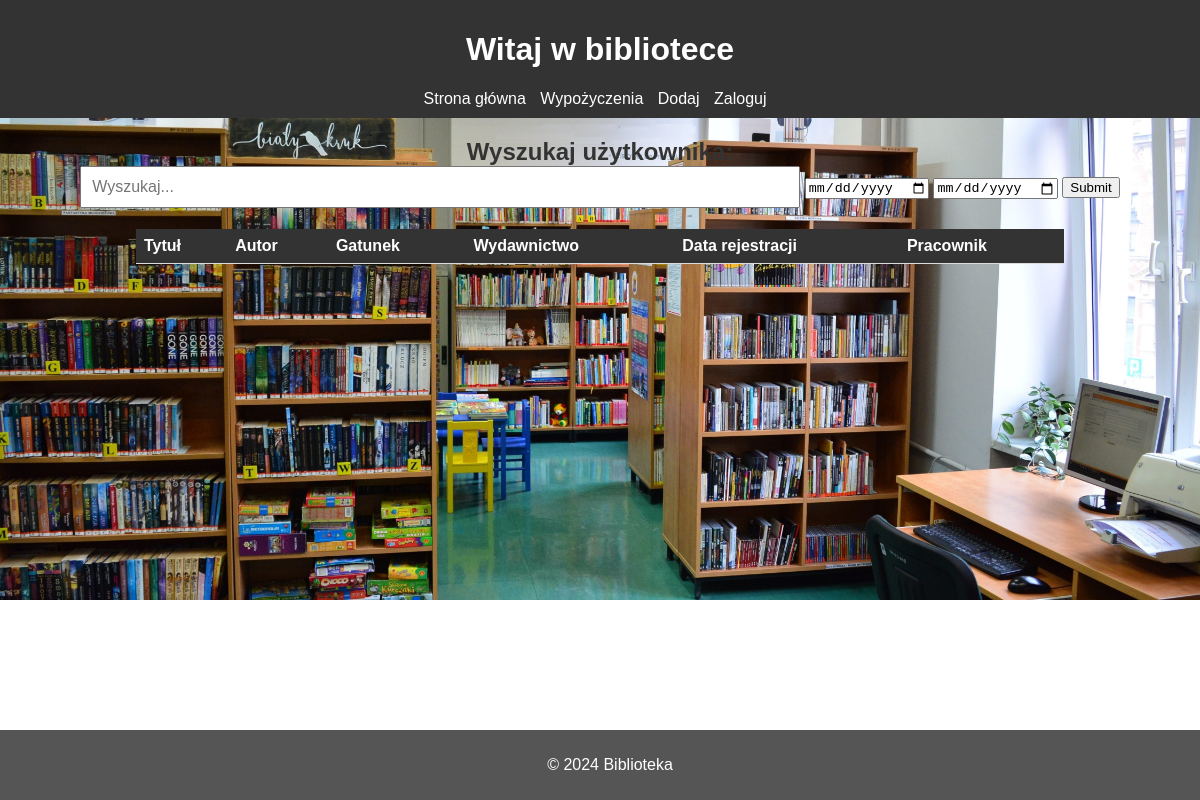
Page /registered-books on the earlier database version.
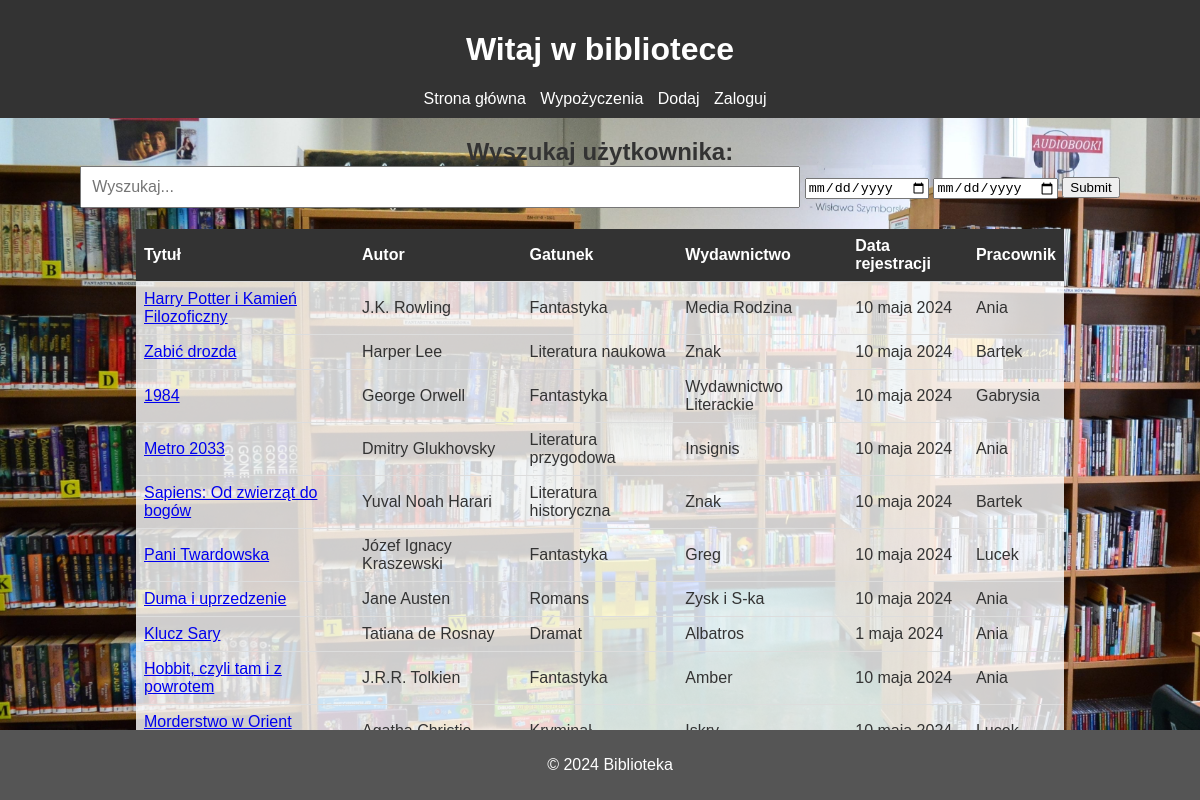
Same page on the later database version.
### bibliotekarz/models.py (models this page shows, shortened)
class Rejestracje(models.Model):
    KsiazkaID = models.ForeignKey(Ksiazki, on_delete=models.CASCADE)
    Data = models.DateField(null=False)
    PracownikID = models.ForeignKey(User, on_delete=models.CASCADE, related_name='pracownik_rejestracje')

class Ksiazki(models.Model):
    Stany = [
        ('Dostępna','Dostępna'),
        ('Wypożyczona','Wypozyczona')
    ]
    Tytul = models.CharField(max_length=100, null=False)
    Autor = models.CharField(max_length=50, null=False)
    Gatunek = models.ForeignKey(Gatunki, on_delete=models.CASCADE)
    Liczba_stron = models.IntegerField()
    Wydawnictwo = models.CharField(max_length=50)
    Rok_wydania = models.IntegerField()
    Cena = models.DecimalField(decimal_places=2, max_digits=5)
    Liczba_egzamplarzy = models.IntegerField()
    Opis = models.CharField(max_length=1000)
    Stan = models.CharField(choices=Stany, max_length=20)

class Gatunki(models.Model):
    Nazwa = models.CharField(max_length=50)
    def __str__(self) -> str:
        return self.Nazwa

### uzytkownicy/models.py (models this page shows, shortened)
class User(AbstractUser):
    choices = [(0, 'Męźczyzna'),
               (1, 'Kobieta')]
    Telefon = models.CharField(max_length=9,null=False, validators=[regex_telefon])
    Pesel = models.CharField(max_length=11, unique=True, null=False, validators=[regex_pesel, validate_pesel])
    Data_urodzenia = models.DateField(null = False)
    current_password = models.CharField(max_length=15, null=False, blank=False, validators=[password_validator])
    password_1 = models.CharField(max_length=15, null=False, blank=False, validators=[password_validator])
    password_2 = models.CharField(max_length=15, null=False, blank=False, validators=[password_validator])
    password_3 = models.CharField(max_length=15, null=False, blank=False, validators=[password_validator])
    passwords_attempts = models.IntegerField(default=0)
    Plec = models.IntegerField(choices=choices, null=False)
    Bibliotekarz = models.BooleanField(default = False)
    ManagerBiblioteki = models.BooleanField(default = False)
    utworzony = models.DateTimeField(auto_now_add=True)
    edytowany = models.DateTimeField(auto_now=True)
    is_deleted = models.BooleanField(default=False)
    is_password_changed = models.BooleanField(default=False)
    REQUIRED_FIELDS = ['Telefon', 'Pesel', 'Data_urodzenia', 'Plec']

### bibliotekarz/views.py (the view)
# urls.py: path('registered-books', viewsb.RegisteredBooksView.as_view(), name='registered-books'),
class RegisteredBooksView(ListView):
    model = Rejestracje
    template_name = 'booksRegistration.html'
    context_object_name = 'registrations'
    def get_queryset(self):
        query = self.request.GET.get('q')
        start = self.request.GET.get('start-date')
        end = self.request.GET.get('end-date')
        if query:
            registrations = Rejestracje.objects.filter(Q(KsiazkaID__Tytul__icontains=query) |
                                                       Q(KsiazkaID__Autor__icontains=query) |
                                                       Q(KsiazkaID__Gatunek__Nazwa__icontains=query) |
                                                       Q(KsiazkaID__Wydawnictwo__icontains=query) |
                                                       Q(PracownikID__username__icontains=query))
            return registrations
        elif start and end:
            registrations = Rejestracje.objects.filter(Data__gte=start, Data__lte=end)
            return registrations
        else:
            registrations = Rejestracje.objects.all()
            return registrations

### bibliotekarz/templates/booksRegistration.html (shortened to what this page needs)
<!DOCTYPE html>
{% load static %}
<html lang="en">
<head>
</head>
<body>
    <header>
        <h1>Witaj w bibliotece</h1>
        <nav>
            <ul>
                <li><a href="{% url 'home' %}">Strona główna</a></li>
                <li><a href="{% url 'rents' %}">Wypożyczenia</a></li>
                <li><a href="{% url 'register-book' %}">Dodaj</a></li>
                {% if user.is_authenticated %}
                <li><a href="{% url 'logout' %}">Wyloguj</a></li>
            {% else %}
                <li><a href="{% url 'login' %}">Zaloguj</a></li>
            {% endif %}
            </ul>
        </nav>
    </header>
    <main>
        {% if page == None %}
        <form action="" method="get">
            <label for="search">Wyszukaj użytkownika:</label>
            <br>
            <input id="search" name="q" type="text" placeholder="Wyszukaj...">
            <input type="date" id="start" name="start-date"/>
            <input type="date" id="end" name="end-date"/>
            <input type="submit" name="" id="">
        </form>
        {% endif %}
        <table>
            <tr>
                <th>Tytuł</th>
                <th>Autor</th>
                <th>Gatunek</th>
                <th>Wydawnictwo</th>
                <th>Data rejestracji</th>
                <th>Pracownik</th>
            </tr>
            {% for registration in registrations %}
            <tr>
                <td><a href="{% url 'book' registration.KsiazkaID.id %}">{{ registration.KsiazkaID.Tytul }}</a></td>
                <td>{{ registration.KsiazkaID.Autor }}</td>
                <td>{{ registration.KsiazkaID.Gatunek }}</td>
                <td>{{ registration.KsiazkaID.Wydawnictwo }}</td>
                <td>{{ registration.Data }}</td>
                <td>{{ registration.PracownikID }}</td>
            </tr>
            {% endfor %}
        </table>
    </main>
    <footer>
        <p>&copy; 2024 Biblioteka</p>
    </footer>
</body>
</html>

Differences in the rows shown:
added Rejestracje: KsiazkaID.Tytul "Harry Potter i Kamień Filozoficzny", KsiazkaID.Autor "J.K. Rowling", KsiazkaID.Gatunek "Fantastyka", KsiazkaID.Wydawnictwo "Media Rodzina", Data "10 maja 2024", PracownikID "Ania"
added Rejestracje: KsiazkaID.Tytul "Zabić drozda", KsiazkaID.Autor "Harper Lee", KsiazkaID.Gatunek "Literatura naukowa", KsiazkaID.Wydawnictwo "Znak", Data "10 maja 2024", PracownikID "Bartek"
added Rejestracje: KsiazkaID.Tytul "1984", KsiazkaID.Autor "George Orwell", KsiazkaID.Gatunek "Fantastyka", KsiazkaID.Wydawnictwo "Wydawnictwo Literackie", Data "10 maja 2024", PracownikID "Gabrysia"
added Rejestracje: KsiazkaID.Tytul "Metro 2033", KsiazkaID.Autor "Dmitry Glukhovsky", KsiazkaID.Gatunek "Literatura przygodowa", KsiazkaID.Wydawnictwo "Insignis", Data "10 maja 2024", PracownikID "Ania"
added Rejestracje: KsiazkaID.Tytul "Sapiens: Od zwierząt do bogów", KsiazkaID.Autor "Yuval Noah Harari", KsiazkaID.Gatunek "Literatura historyczna", KsiazkaID.Wydawnictwo "Znak", Data "10 maja 2024", PracownikID "Bartek"
added Rejestracje: KsiazkaID.Tytul "Pani Twardowska", KsiazkaID.Autor "Józef Ignacy Kraszewski", KsiazkaID.Gatunek "Fantastyka", KsiazkaID.Wydawnictwo "Greg", Data "10 maja 2024", PracownikID "Lucek"
added Rejestracje: KsiazkaID.Tytul "Duma i uprzedzenie", KsiazkaID.Autor "Jane Austen", KsiazkaID.Gatunek "Romans", KsiazkaID.Wydawnictwo "Zysk i S-ka", Data "10 maja 2024", PracownikID "Ania"
added Rejestracje: KsiazkaID.Tytul "Klucz Sary", KsiazkaID.Autor "Tatiana de Rosnay", KsiazkaID.Gatunek "Dramat", KsiazkaID.Wydawnictwo "Albatros", Data "1 maja 2024", PracownikID "Ania"
added Rejestracje: KsiazkaID.Tytul "Hobbit, czyli tam i z powrotem", KsiazkaID.Autor "J.R.R. Tolkien", KsiazkaID.Gatunek "Fantastyka", KsiazkaID.Wydawnictwo "Amber", Data "10 maja 2024", PracownikID "Ania"
added Rejestracje: KsiazkaID.Tytul "Morderstwo w Orient…"
